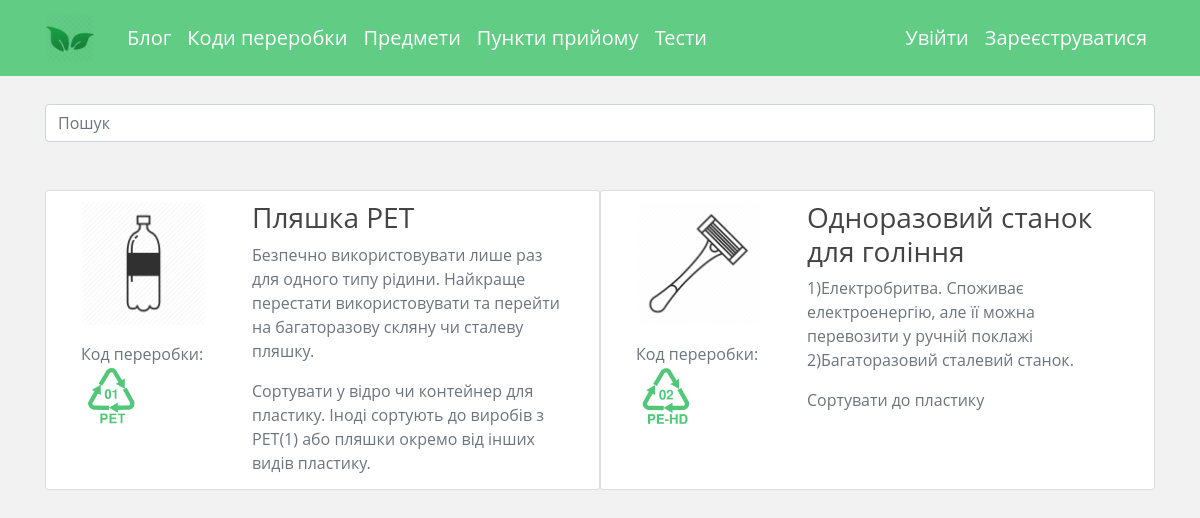
Page /wastes/ on the committed database.
### materials/models.py (models this page shows, shortened)
class Waste(models.Model):
	code = models.ForeignKey(Code, on_delete = models.DO_NOTHING)
	id_waste = models.IntegerField(primary_key=True)
	title = models.CharField(max_length=100)
	description = models.TextField()
	utilization = models.TextField()
	image = models.ImageField(default="default", upload_to='material_pics')

class Code(models.Model):
	type_code = models.ForeignKey(Type, on_delete=models.DO_NOTHING)
	code = models.IntegerField(primary_key=True)
	abbreviation = models.CharField(max_length=20)
	description = models.TextField()
	image = models.ImageField(default='default.jpg', upload_to='material_pics')

### materials/views.py (the view)
# urls.py: path('wastes/', materials_views.wastes, name='wastes'),
def wastes(request):
	wastes = Waste.objects.all()
	query = request.GET.get("q")
	if query:
		wastes = wastes.filter(
			Q(title__icontains = query) |
			Q(description__icontains = query) |
			Q(utilization__icontains = query)
			).distinct()
	context = {
	'wastes': wastes
	}
	return render(request,"materials/wastes.html",context)

### materials/templates/materials/wastes.html
{% extends "blog/base.html" %}
{% block content %}
<br>
<form method = "GET" action = "">
  <div class="active-cyan-4 mb-4">
    <input class="form-control" type="text" name = "q" placeholder="Пошук" aria-label="Search"
    value = "{{ request.GET.q }}">
  </div>
</form>
<br>
{% for waste in wastes %}
<div class="media content-section" style="float: left; width: 50%; height: 300px;">
	<div class="container">
		<div class = "row">
			<div class = "col-md-4 col-lg-4">
				<div class="media">
					<img class="account-img" src="{{ waste.image.url }}">
				</div>
				<div class = "text-secondary">Код переробки: <img class="account-img" src="{{ waste.code.image.url }} "
						style = "width:60px;height:60px;">
				</div>
			</div>
			<div class = "col-md-8 col-lg-8">
				<div class="media-body">
					<h3 class="code-title">{{ waste.title }} </h3>
					<p class = "text-secondary">{{waste.description}} </p>
					<p class = "text-secondary">{{waste.utilization}} </p>
				</div>
			</div>
		</div>
	</div>
</div>
{%endfor%}
{% endblock content %}

### blog/static/blog/main.css (style rules this page uses)
body { background: #ffffff; color: #333333; margin-top: 5rem; }
h1, h2, h3, h4, h5, h6 { color: #444444; }
body { background: #f2f2f2; font-family: 'Open Sans', sans-serif; }
.content-section { background: #ffffff; padding: 10px 20px; border: 1px solid #dddddd; border-radius: 3px; margin-bottom: 20px; }
.account-img { height: 125px; width: 125px; margin-right: 20px; margin-bottom: 16px; }

### rows in the picture
Waste: image (picture), code.image (picture), title "Пляшка PET", description "Безпечно використовувати лише раз для одного типу рідини. Найкраще перестати використовувати та перейти на багаторазову скляну чи сталеву пляшку.", utilization "Сортувати у відро чи контейнер для пластику. Іноді сортують до виробів з PET(1) або пляшки окремо від інших видів пластику."
Waste: image (picture), code.image (picture), title "Одноразовий станок для гоління", description "1)Електробритва. Споживає електроенергію, але її можна перевозити у ручній поклажі 2)Багаторазовий сталевий станок.", utilization "Сортувати до пластику"
